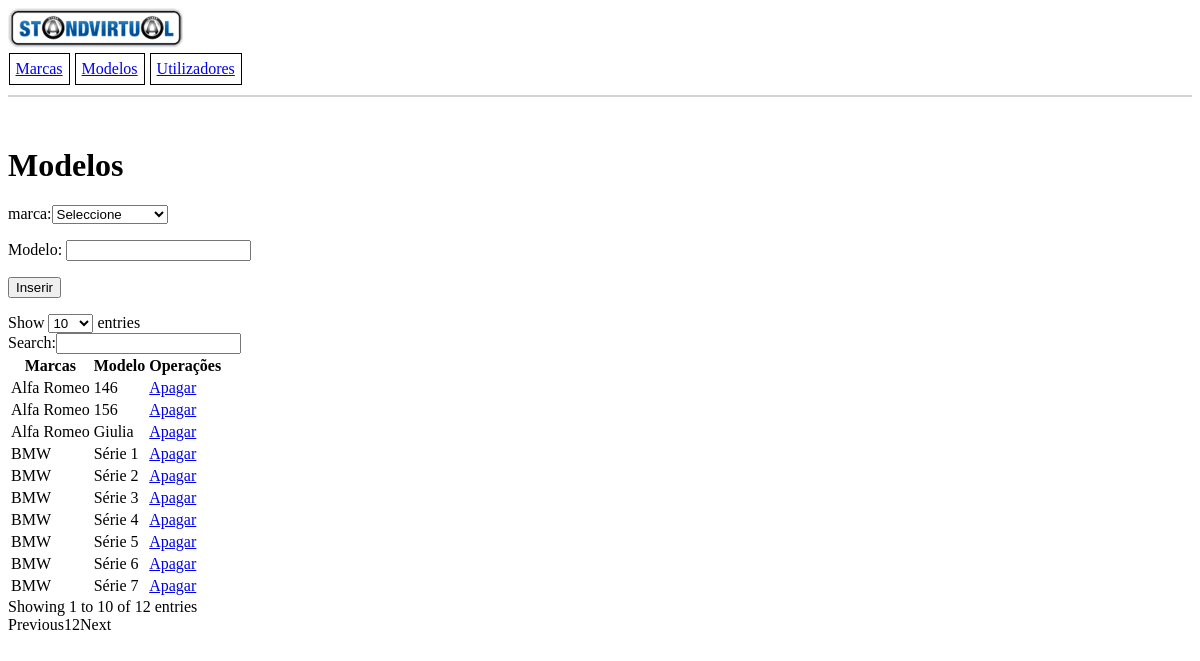
Page /php/acesso_reservado.php?modelos (signed in) on the committed database.
### tables this page shows
CREATE TABLE `modelos` (
  `cod_modelo` tinyint(3) UNSIGNED NOT NULL,
  `modelo` varchar(20) NOT NULL,
  `marca` tinyint(3) UNSIGNED NOT NULL
);

CREATE TABLE `marcas` (
  `cod_marca` tinyint(3) UNSIGNED NOT NULL,
  `marca` varchar(20) NOT NULL
);

### php/acesso_reservado.php (the view, shortened to what this page needs)
<?php
    require_once("standvirtual.php");
?>
<!DOCTYPE html>
<html lang="en">
<head>
    <link rel="stylesheet" type="text/css" href="header2.css" />
    <link rel="stylesheet" type="text/css" href="acesso_reservado.css" />
    <link rel="stylesheet" href="https://cdnjs.cloudflare.com/ajax/libs/font-awesome/4.7.0/css/font-awesome.min.css">
</head>
<body>
    <header>
        <img src="../imagens/logotipo.png" height="40px;" width="175px;"><br>
        <ul>
            <li><a href="acesso_reservado.php?marcas">Marcas</a></li>
            <li><a href="acesso_reservado.php?modelos">Modelos</a></li>
            <li><a href="acesso_reservado.php?utilizadores">Utilizadores</a></li>
        </ul>
    </header>
    <?php
        if(isset($_GET['marcas'])){
            echo"<h1>Marcas</h1>";
        }elseif(isset($_GET['modelos'])){
            echo"<h1>Modelos</h1>";
        }elseif(isset($_GET['utilizadores'])){
            echo"<h1>Utilizadores</h1>";
        }
    ?>
    <div>
        <form id="formregisto" method="post" action="<?=$_SERVER['PHP_SELF']?>" novalidate enctype="multipart/form-data">
        <?php
        if(isset($_GET['marcas'])){
            echo"<p><label for='marca'>Marca:</label> <input type='text' id='marca' name='marca'></p>";
            echo"<p><input type='submit' id='btsubmit' name='btsubmit' value='Inserir'></p>";
        }elseif(isset($_GET['modelos'])){
            echo "<label for='marca'>marca:</label>";
            echo "<select id='marca' name='marca'>";
            echo "<option value='0'>Seleccione</option>";
            echo "</select>";
            echo"<p><label for='modelo'>Modelo:</label> <input type='text' id='modelo' name='modelo'></p>";
            echo"<p><input type='submit' id='btsubmit' name='btsubmit' value='Inserir'></p>";
        }
    ?>
        </form>
    </div>
    <div class="dados">
    <form >
        <?php
            if(isset($_GET['marcas'])){
                $comando="SELECT cod_marca,marca FROM marcas";
                $resultado=mysqli_query($bd,$comando);
                if(!$resultado){
                    echo "Ocorreu o erro".mysqli_errno($bd)."-".mysqli_error($bd).".</p>";
                    exit();
                }
                echo "<table>";
                echo"<thead><tr><th>Marcas</th><th>Operações</th></tr></thead>";
                echo "<tbody>";
                while ($linha=$resultado->fetch_object()) {
                    echo "<tr>";
                    echo "<td>".$linha->marca."</td>";
                    echo "<td><a onclick=\"return confirm('Pretendes mesmo apagar o item?');\" href='acesso_reservado.php?apagarmarca=".$linha->cod_marca."'  id='apagar' name='marca' value=".$linha->cod_marca.">Apagar</a></td>";
                    echo "</tr>";
                }
                echo "</tbody>";
                echo '</table>';
            }elseif(isset($_GET['modelos'])){
                $comando="SELECT ma.marca,mo.modelo,mo.cod_modelo FROM marcas ma,modelos mo where ma.cod_marca=mo.marca";
                $resultado=mysqli_query($bd,$comando);
                echo "<table>";
                echo"<thead><tr><th>Marcas</th><th>Modelo</th><th>Operações</th></tr></thead>";
                echo "<tbody>";
                while ($linha=$resultado->fetch_object()) {
                    echo "<tr>";
                    echo "<td>".$linha->marca."</td>";
                    echo "<td>".$linha->modelo."</td>";
                    echo "<td><a onclick=\"return confirm('Pretendes mesmo apagar o item?');\" href='acesso_reservado.php?apagarmodelo=".$linha->cod_modelo."' id='apagar' name='modelo' value=".$linha->cod_modelo.">Apagar</a></td>";
                    echo "</tr>";
                }
                echo "</tbody>";
                echo '</table>';
            }
        ?>
    </form>
    </div>
</body>
</html>

### php/header2.css (style rules this page uses)
header::after { content: ''; white-space: pre; display: block; border-bottom: 2px solid lightgrey; margin-bottom: 50px; }
ul { list-style-type: none; margin: 0; padding: 0; margin-bottom: 10px; }
li { display: inline-block; border: 1px solid black; margin: 0.5px; padding: 6px; }

### php/acesso_reservado.css (style rules this page uses)
a { display:inline-block; }

### rows in the picture
modelos: marca.marca "Alfa Romeo", modelo "146", $linha->cod_modelo 1 (drawn)
modelos: marca.marca "Alfa Romeo", modelo "156", $linha->cod_modelo 2 (drawn)
modelos: marca.marca "Alfa Romeo", modelo "Giulia", $linha->cod_modelo 3 (drawn)
modelos: marca.marca "BMW", modelo "Série 1", $linha->cod_modelo 4 (drawn)
modelos: marca.marca "BMW", modelo "Série 2", $linha->cod_modelo 5 (drawn)
modelos: marca.marca "BMW", modelo "Série 3", $linha->cod_modelo 6 (drawn)
modelos: marca.marca "BMW", modelo "Série 4", $linha->cod_modelo 7 (drawn)
modelos: marca.marca "BMW", modelo "Série 5", $linha->cod_modelo 8 (drawn)
modelos: marca.marca "BMW", modelo "Série 6", $linha->cod_modelo 9 (drawn)
modelos: marca.marca "BMW", modelo "Série 7", $linha->cod_modelo 10 (drawn)
